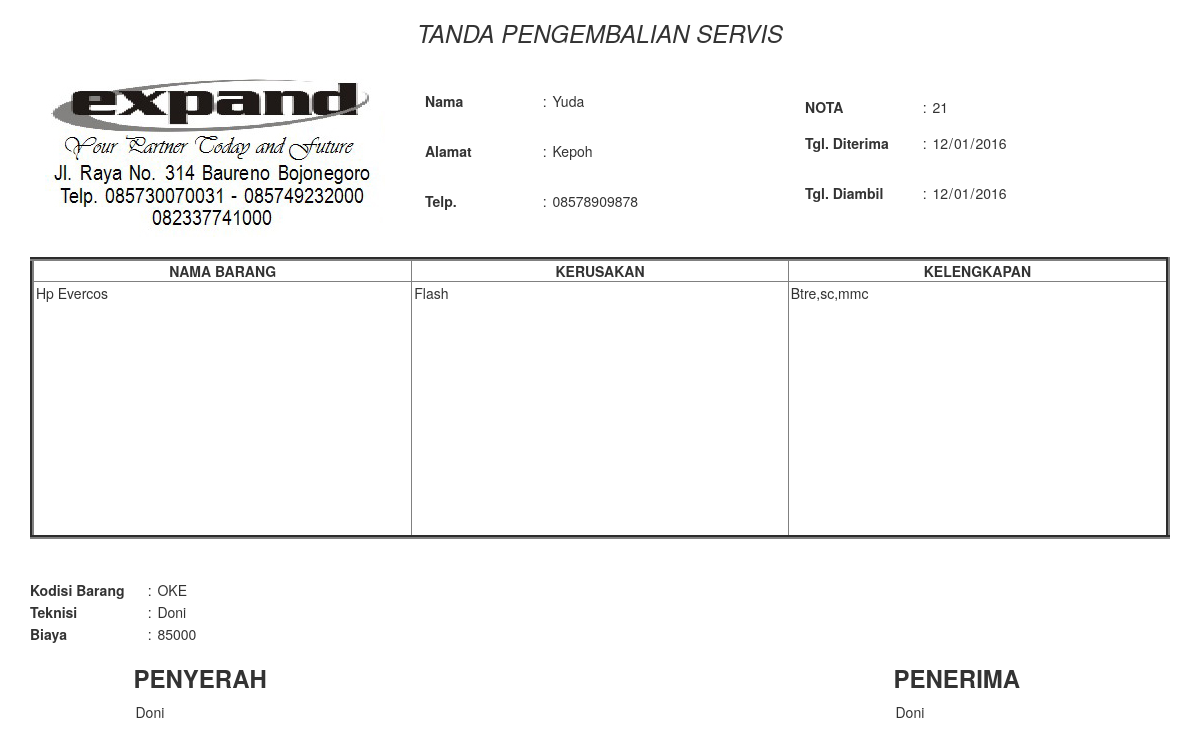
Page /nota_pengembalian.php?no=21 (signed in) on the committed database.
### tables this page shows
CREATE TABLE IF NOT EXISTS `dataservis` (
  `no` int(11) NOT NULL AUTO_INCREMENT,
  `nmbarang` varchar(50) NOT NULL,
  `nmpemilik` varchar(50) NOT NULL,
  `alamat` varchar(50) NOT NULL,
  `tlpn` varchar(50) NOT NULL,
  `kerusakan` varchar(50) NOT NULL,
  `kelengkapan` varchar(50) NOT NULL,
  `tglditerima` date NOT NULL,
  `penerimabarang` varchar(50) NOT NULL,
  `teknisi` varchar(50) NOT NULL,
  `kondisibrg` varchar(255) NOT NULL,
  `tglambil` date NOT NULL,
  `penyerahanbarang` varchar(50) NOT NULL,
  `biaya` varchar(50) NOT NULL,
  PRIMARY KEY (`no`)
);

### nota_pengembalian.php (the view, shortened to what this page needs)
<?php
include 'config/koneksi.php';
if (isset($_GET['no'])) {
	$data = $conn->prepare("SELECT * FROM dataservis WHERE no = ? ");
	$no = $_GET['no'];
	$data->bind_param('i', $no);
	$data->execute();
	$result = $data->get_result();
	$row= $result->fetch_row();
}
?>
<!DOCTYPE html>
<html>
<head>
	<link rel="stylesheet" type="text/css" href="css2/bootstrap.min.css">
	<link rel="stylesheet" type="text/css" href="css2/bootstrap-theme.min.css">
</head>
<body>
	<div class="container">
		<center><h3><em>TANDA PENGEMBALIAN SERVIS</em></h3></center>
	</div>
	<div class="inputan">
		<div class="container">
			<div class="col-xs-4 col-sm-4 col-md-4 col-lg-4">
				<img src="img/logo.jpg" alt="">
			</div>
			<div class="col-xs-4 col-sm-4 col-md-4 col-lg-4">
				<table width="329">
				  <tr>
				    <td width="108" height="50"><B>Nama</B></td>
				    <td width="194">: <input style="border:none" type="text"  name="nmpemilik" value="<?php echo $row ['2']; ?>" readonly></td>
				  </tr>
				  <tr>
				    <td height="50"><B>Alamat</B></td>
				    <td>: <input style="border:none" type="text" name="alamat" value="<?php echo $row ['3']; ?>" readonly></td><br>
				  </tr>
				  <tr>
				    <td height="50"><B>Telp.</B></td>
				    <td>: <input style="border:none" type="text"  name="tlpn" value="<?php echo $row ['4']; ?>" readonly></td>
				  </tr>
				</table>
			</div>
			<div class="col-xs-4 col-sm-4 col-md-4 col-lg-4">
				<table width="329">
				  <tr>
				    <td width="108" ><B>NOTA</B></td>
				    <td width="194">: <input style="border:none" type="text"  name="no" value="<?php echo $row ['0']; ?>" readonly></td>
				  </tr>
				  <tr>
				    <td height="50"><B>Tgl. Diterima</B></td>
				    <td>: <input style="border:none" type="date" name="tglditerima" value="<?php echo $row ['7']; ?>" readonly></td><br>
				  </tr>
				   <tr>
				    <td height="50"><B>Tgl. Diambil</B></td>
				    <td>: <input style="border:none" type="date" name="tglambil" value="<?php echo $row ['11']; ?>" readonly></td><br>
				  </tr>
				</table>
			</div>
		</div>
	</div>
	<div class="tabel">
		<div class="container">
			<br><table width="100%" border="4">
			  <tr>
			    <th><center>
			      <strong>NAMA BARANG</strong>
			    </center></th>
			    <th><center>
			      <strong>KERUSAKAN</strong>
			    </center></th>
			    <th><center>
			      <strong>KELENGKAPAN</strong>
			    </center></th>
			  </tr>
			  <tr>
			    <td height="255" valign="top"> <input style="border:none" type="text"  name="nmbarang" value="<?php echo $row ['1']; ?>" readonly></td>
			    <td valign="top"> <input style="border:none" type="text"  name="kerusakan" value="<?php echo $row ['5']; ?>" readonly></td>
			    <td valign="top"> <input style="border:none" type="text"  name="kelengkapan" value="<?php echo $row ['6']; ?>" readonly></td>
			  </tr>
			</table>
		</div>
	</div>
	<div class="keterangan">
		<div class="container">
			<table width="329">
				  <tr>
				    <td width="108" ><B>Kodisi Barang</B></td>
				    <td width="194">: <input style="border:none" type="text"  name="kondisibrg" value="<?php echo $row ['10']; ?>" readonly></td>
				  </tr>
				  <tr>
				    <td ><B>Teknisi</B></td>
				    <td>: <input style="border:none" type="text" name="teknisi" value="<?php echo $row ['9']; ?>" readonly></td><br>
				  </tr>
				   <tr>
				    <td ><B>Biaya</B></td>
				    <td>: <input style="border:none" type="text" name="biaya" value="<?php echo $row ['13']; ?>" readonly></td><br>
				  </tr>
				</table>
		</div>
	</div>
	<div class="bawah">
		<div class="container">
			<div class="col-xs-4 col-sm-4 col-md-4 col-lg-4">
				<center><table width="120" >
					  <tr>
					    <td width="101" height="35"><h3><strong>PENYERAH</strong></h3></td>
					  </tr>
					  <tr>
					    <td> <input type="text" style="border:none"  name="penyerahanbarang" value="<?php echo $row ['12']; ?>" readonly></td>
					  </tr>
				</table></center>
			</div>
			<div class="col-xs-4 col-sm-4 col-md-4 col-lg-4">
			</div>
			<div class="col-xs-4 col-sm-4 col-md-4 col-lg-4">
				<center><table width="120" >
					  <tr>
					    <td width="101" height="35"><h3><strong>PENERIMA</strong></h3></td>
					  </tr>
					  <tr>
					    <td><input type="text" style="border:none"  name="penerimabarang" value="<?php echo $row ['8']; ?>" readonly></td></td>
					  </tr>
				</table></center>
			</div>
		</div>
	</div>
</body>
</html>

### rows in the picture
dataservis: nmpemilik "Yuda", alamat "Kepoh", tlpn "08578909878", no "21", tglditerima "12/01/2016", tglambil "12/01/2016", nmbarang "Hp Evercos", kerusakan "Flash", kelengkapan "Btre,sc,mmc", kondisibrg "OKE", teknisi "Doni", biaya "85000", penyerahanbarang "Doni", penerimabarang "Doni"
